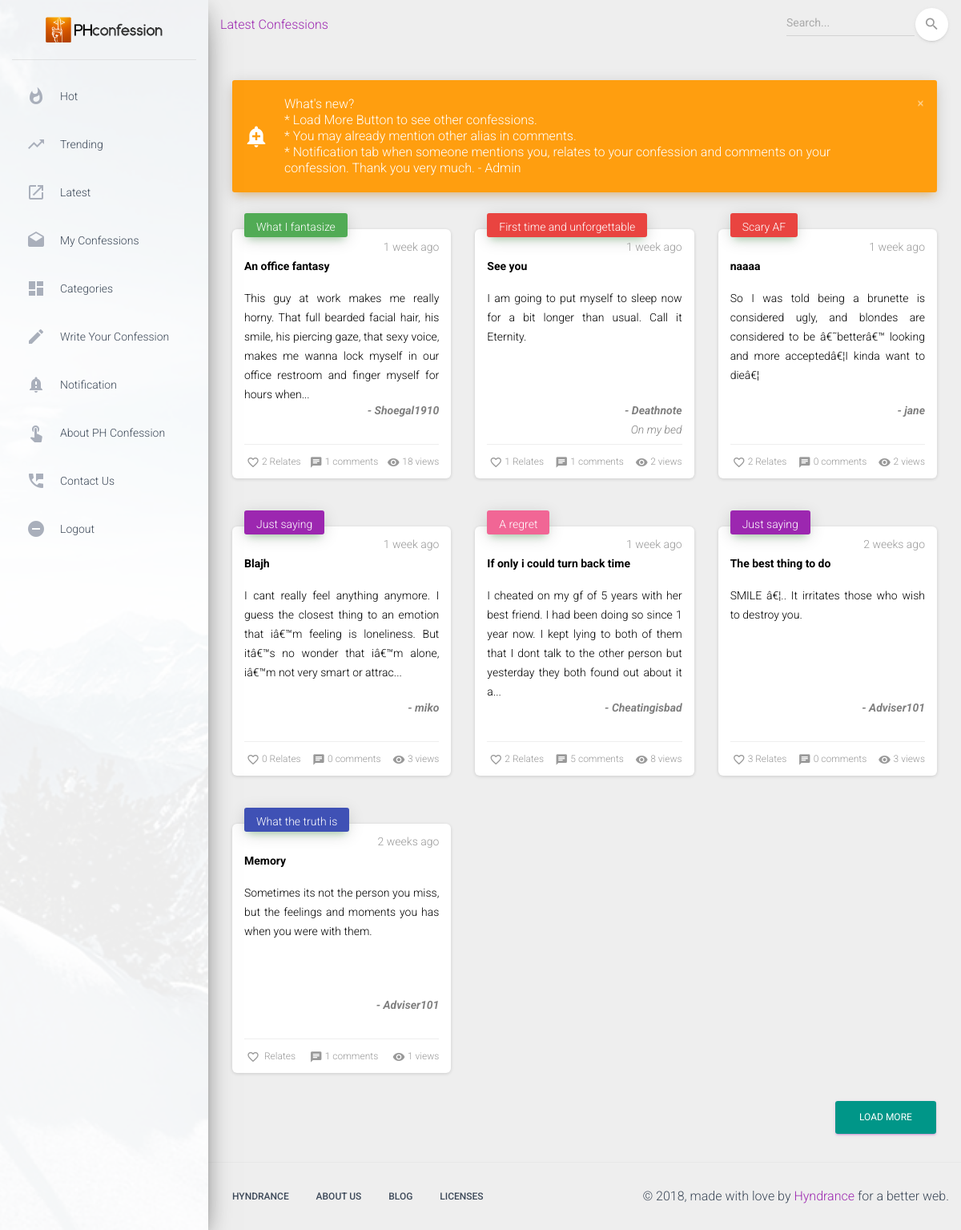
The page /index.php?view=latest (signed in) on the database its author committed.
### tables this page shows
CREATE TABLE `notification` (
  `Id` int(11) NOT NULL,
  `recepient` varchar(20) NOT NULL,
  `message` text,
  `confessionId` int(11) NOT NULL,
  `commentId` int(11) NOT NULL,
  `type` varchar(15) DEFAULT NULL,
  `status` varchar(1) DEFAULT NULL,
  `datetime` datetime DEFAULT NULL
);

CREATE TABLE `confession` (
  `Id` int(11) NOT NULL,
  `alias` varchar(50) DEFAULT 'unknown',
  `category` int(11) DEFAULT NULL,
  `title` varchar(100) DEFAULT NULL,
  `message` text,
  `location` varchar(100) DEFAULT NULL,
  `datetime` datetime DEFAULT NULL,
  `view` int(11) DEFAULT '0',
  `lastChange` datetime DEFAULT NULL
);

### config/Models.php (called while the page is built, shortened)
<?php
include "CRUD.php";
include "functions.php";
function confession() {
	$crud = new CRUD;
	$crud->table = "confession";
	return $crud;
}
function comment() {
	$crud = new CRUD;
	$crud->table = "comment";
	return $crud;
}
function relate() {
	$crud = new CRUD;
	$crud->table = "relate";
	return $crud;
}
function notification() {
	$crud = new CRUD;
	$crud->table = "notification";
	return $crud;
}
?>

### config/CRUD.php (called while the page is built, shortened)
<?php
class CRUD {
	var $table;
	function list($query=""){
		$query = $query ? "where " . $query: "";
		$db = Database::connect();
		$pdo = $db->prepare("select * from $this->table $query");
		$pdo->execute();
		$result = $pdo->fetchAll(PDO::FETCH_OBJ);
		return $result;
	}
	function count($query=""){
		$query = $query ? "where " . $query: "";
		$db = Database::connect();
		$pdo = $db->prepare("select * from $this->table $query");
		$pdo->execute();
		return $pdo->rowCount();
	}
}
?>

### index.php (called while the page is built, shortened)
<?php
include_once("config/Models.php");
$view = (isset($_GET['view']) && $_GET['view'] != '') ? $_GET['view'] : '';
switch ($view) {
	case 'latest' :
		$template	= 'include/template.php';
		break;
}
require_once $template;
?>

### config/functions.php (called while the page is built, shortened)
<?php
function category() {
	$cat = array();
	$cat[1] = 'My weird dream';
	$cat[2] = 'What I fantasize';
	$cat[3] = 'First time and unforgettable';
	$cat[4] = 'My guilt';
	$cat[5] = 'What I lie about';
	$cat[6] = 'A Pain';
	$cat[7] = 'What the truth is';
	$cat[8] = 'My wild experience';
	$cat[9] = 'A regret';
	$cat[10] = 'Just saying';
	$cat[11] = 'Joke time';
	$cat[12] = 'Scary AF';
	$cat[13] = '3 AM Thought';
	return $cat;
}
function button_color() {
	$head_color = array();
	$head_color[1] = 'background:#fc9209;color:white;';
	$head_color[2] = 'background:#51ab55;color:white;';
	$head_color[3] = 'background:#e94440;color:white;';
	$head_color[4] = 'background:#0ab3c7;color:white;';
	$head_color[5] = 'background:#9c27b0;color:white;';
	$head_color[6] = 'background:#009688;color:white;';
	$head_color[7] = 'background:#3f51b5;color:white;';
	$head_color[8] = 'background:#e91e63;color:white;';
	$head_color[9] = 'background:#f16695;color:white;';
	$head_color[10] = 'background:#9c27b0;color:white;';
	$head_color[11] = 'background:#0ab3c7;color:white;';
	$head_color[12] = 'background:#e94440;color:white;';
	return $head_color;
}
function timeElapse($datetime, $full = false) {
    $now = new DateTime;
    $ago = new DateTime($datetime);
    $diff = $now->diff($ago);
    $diff->w = floor($diff->d / 7);
    $diff->d -= $diff->w * 7;
    $string = array(
        'y' => 'year',
        'm' => 'month',
        'w' => 'week',
        'd' => 'day',
        'h' => 'hour',
        'i' => 'minute',
        's' => 'second',
    );
    foreach ($string as $k => &$v) {
        if ($diff->$k) {
            $v = $diff->$k . ' ' . $v . ($diff->$k > 1 ? 's' : '');
        } else {
            unset($string[$k]);
        }
    }
    if (!$full) $string = array_slice($string, 0, 1);
    return $string ? implode(', ', $string) . ' ago' : 'just now';
}
?>

### pages/latest.php (the view, shortened to what this page needs)
<?php
$alias = $_SESSION['alias_session'];
$category_name = category();
$head_color = button_color();
?>
<?php foreach(confession()->list("Id!=0 order by datetime desc") as $row) {
  $limitMessage = strlen($row->message) > 200 ? substr($row->message,0,200)."..." : $row->message;
?>
<span class="col-lg-4 col-md-6 col-sm-6" id="your_div">
    <div class="card card-stats">
        <div class="card-header card-header-success card-header-icon"
            onclick="location.href='process.php?action=view&id=<?=$row->Id;?>'">
            <div class="card-icon" style="height:10px; <?=$head_color[$row->category];?>">
                <div style="margin-top:-10px;"><?=$category_name[$row->category];?></div>
            </div>
            <p class="card-category"><?=timeElapse($row->datetime);?></p>
            <div style="height:180px;">
              <p style="color:black;text-align:justify;font-weight:bold;"><?=$row->title;?></p>
              <p style="color:black;text-align:justify;">
                  <?=$limitMessage;?>
              </p>
            </div>
            <div style="height:40px;">
              <div style="color:gray;font-weight:bold;font-style:italic;">- <?=$row->alias;?></div>
              <div style="color:gray;font-style:italic;"><?=$row->location;?></div>
            </div>
        </div>
        <div class="card-footer">
            <?php if (relate()->count("cId=$row->Id and alias='$alias'") == 0) {?>
              <div class="stats" id="onclick_<?=$row->Id;?>" onclick="relateFun_<?=$row->Id;?>()">
                    <i class="material-icons" id="icon_<?=$row->Id;?>">favorite_border</i>
                    <span id="relate_<?=$row->Id;?>"><?=relate()->count("cId=$row->Id");?> </span>&nbsp;Relates
                </div>
            <?php } ?>
            <div class="stats" onclick="location.href='index.php?view=display&id=<?=$row->Id?>#comment'">
                <i class="material-icons">chat</i>
                <?=comment()->count("cId=$row->Id");?> comments
            </div>
            <div class="stats">
                <i class="material-icons">visibility</i>
                <?=$row->view;?> views
            </div>
        </div>
    </div>
</span>
<?php }
?>
<div class="col-lg-12 col-md-6 col-sm-6" id="your_div">
<a href="#" id="loadMore" class="btn btn-primary pull-right" style="<?=button_color()[6]?>">Load More</a>
</div>

### include/message.php (shortened to what this page needs)
<?php  if (isset($_SESSION['close_notif']) && ($_SESSION['close_notif'] = $_SESSION['alias_session']) ) {} else {?>
<?php foreach(notification()->list("status=1 and recepient=''") as $row) {?>
  <div class="alert alert-<?=$row->type;?> alert-with-icon" data-notify="container">
      <i class="material-icons" data-notify="icon">add_alert</i>
      <button type="button" class="close" data-dismiss="alert" aria-label="Close" onclick="close_notif();">
          <i class="material-icons">close</i>
      </button>
      <span data-notify="message"><?=$row->message;?></span>
  </div>
<?php } }?>

### pages/latest.php (style rules this page uses)
span { display:none; }
span.display { display: inline-block; }

### rows shown on the page
notification: message "What's new? * Load More Button to see other confessions. * You may already mention other alias in comments. * Notification tab when someone mentions you, relates to your confession and comments on your confession. Thank you very much. - Admin"
confession: category "What I fantasize", datetime "1 week ago", title "An office fantasy", message "This guy at work makes me really horny. That full bearded facial hair, his smile, his piercing gaze, that sexy voice, makes me wanna lock myself in our office restroom and finger myself for hours when...", alias "Shoegal1910", Id "2", Id "1", view "18"
confession: category "First time and unforgettable", datetime "1 week ago", title "See you", message "I am going to put myself to sleep now for a bit longer than usual. Call it Eternity.", alias "Deathnote", location "On my bed", Id "1", view "2"
confession: category "Scary AF", datetime "1 week ago", title "naaaa", message "So I was told being a brunette is considered ugly, and blondes are considered to be â€˜betterâ€™ looking and more acceptedâ€¦I kinda want to dieâ€¦", alias "jane", Id "2", Id "0", view "2"
confession: category "Just saying", datetime "1 week ago", title "Blajh", message "I cant really feel anything anymore. I guess the closest thing to an emotion that iâ€™m feeling is loneliness. But itâ€™s no wonder that iâ€™m alone, iâ€™m not very smart or attrac...", alias "miko", Id "0", view "3"
confession: category "A regret", datetime "1 week ago", title "If only i could turn back time", message "I cheated on my gf of 5 years with her best friend. I had been doing so since 1 year now. I kept lying to both of them that I dont talk to the other person but yesterday they both found out about it a...", alias "Cheatingisbad", Id "2", Id "5", view "8"
confession: category "Just saying", datetime "2 weeks ago", title "The best thing to do", message "SMILE â€¦.. It irritates those who wish to destroy you.", alias "Adviser101", Id "3", Id "0", view "3"
confession: category "What the truth is", datetime "2 weeks ago", title "Memory", message "Sometimes its not the person you miss, but the feelings and moments you has when you were with them.", alias "Adviser101", Id "1", view "1"

### other values the page prints
$title "Latest Confessions"
